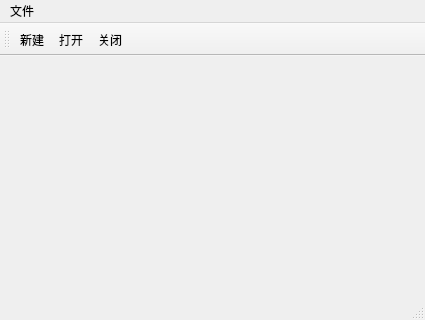
<?xml version="1.0" encoding="UTF-8"?>
<ui version="4.0">
 <class>MainWindow</class>
 <widget class="QMainWindow" name="MainWindow">
  <property name="geometry">
   <rect>
    <x>0</x>
    <y>0</y>
    <width>425</width>
    <height>320</height>
   </rect>
  </property>
  <property name="windowTitle">
   <string>MainWindow</string>
  </property>
  <widget class="QWidget" name="centralwidget"/>
  <widget class="QMenuBar" name="menubar">
   <property name="geometry">
    <rect>
     <x>0</x>
     <y>0</y>
     <width>425</width>
     <height>18</height>
    </rect>
   </property>
   <widget class="QMenu" name="menu">
    <property name="title">
     <string>文件</string>
    </property>
    <addaction name="actionnew"/>
    <addaction name="actionopen"/>
    <addaction name="actionclose"/>
   </widget>
   <addaction name="menu"/>
  </widget>
  <widget class="QStatusBar" name="statusbar"/>
  <widget class="QToolBar" name="toolBar">
   <property name="windowTitle">
    <string>toolBar</string>
   </property>
   <attribute name="toolBarArea">
    <enum>TopToolBarArea</enum>
   </attribute>
   <attribute name="toolBarBreak">
    <bool>false</bool>
   </attribute>
   <addaction name="actionnew"/>
   <addaction name="actionopen"/>
   <addaction name="actionclose"/>
  </widget>
  <action name="actionnew">
   <property name="text">
    <string>新建</string>
   </property>
  </action>
  <action name="actionopen">
   <property name="text">
    <string>打开</string>
   </property>
  </action>
  <action name="actionclose">
   <property name="text">
    <string>关闭</string>
   </property>
  </action>
 </widget>
 <resources/>
 <connections/>
</ui>
